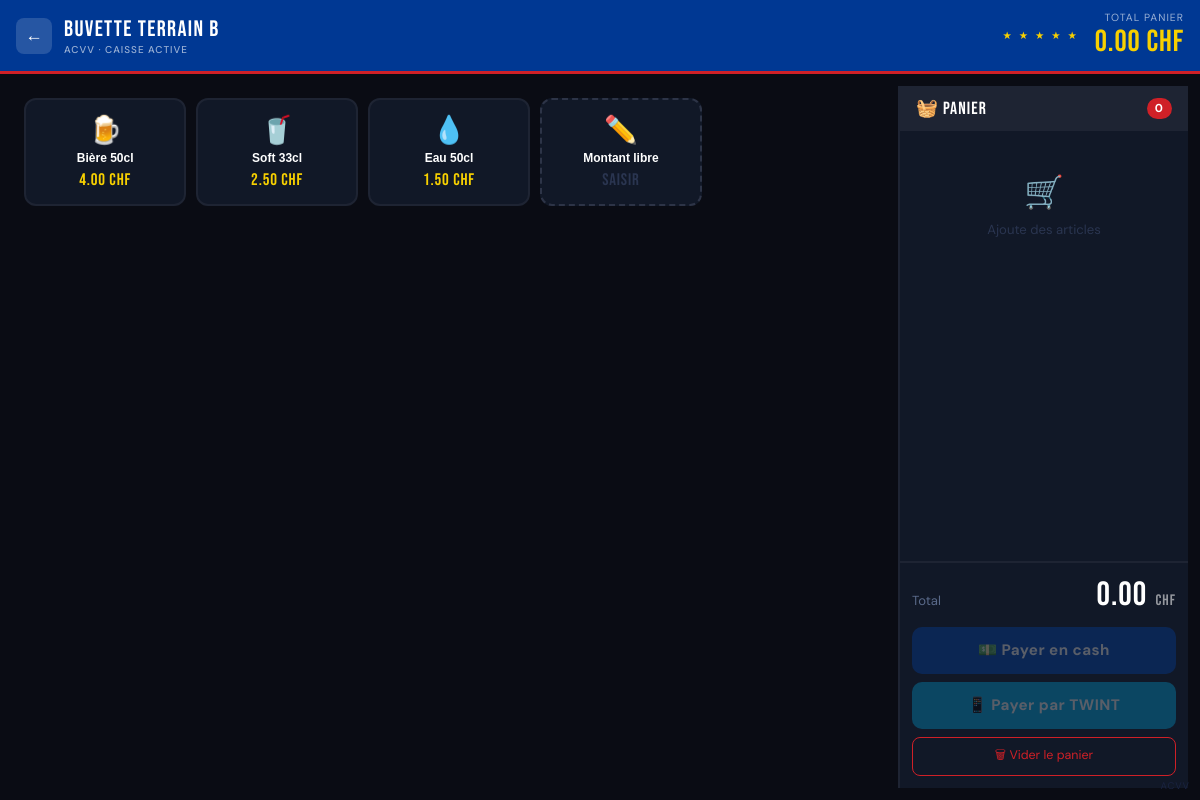
Page /caisse/3 on the committed database.
### tables this page shows
CREATE TABLE stands (
            id INTEGER PRIMARY KEY AUTOINCREMENT,
            nom TEXT NOT NULL,
            description TEXT,
            actif INTEGER DEFAULT 1
        );

CREATE TABLE articles (
            id INTEGER PRIMARY KEY AUTOINCREMENT,
            stand_id INTEGER NOT NULL,
            nom TEXT NOT NULL,
            prix REAL NOT NULL,
            emoji TEXT DEFAULT '🍺',
            actif INTEGER DEFAULT 1,
            FOREIGN KEY (stand_id) REFERENCES stands(id)
        );

### app.py (the view)
@app.route("/caisse/<int:stand_id>")
def caisse(stand_id):
    db = get_db()
    cur = db.cursor()
    exec_query(cur,
        "SELECT * FROM stands WHERE id = %s",
        "SELECT * FROM stands WHERE id = ?",
        (stand_id,)
    )
    stand = cur.fetchone()
    exec_query(cur,
        "SELECT * FROM articles WHERE stand_id = %s AND actif = 1",
        "SELECT * FROM articles WHERE stand_id = ? AND actif = 1",
        (stand_id,)
    )
    articles = cur.fetchall()
    db.close()
    if not stand:
        return "Stand introuvable", 404
    return render_template("caisse.html", stand=stand, articles=articles)

### app.py (called while the page is built)
def exec_query(cur, pg, sqlite, params=()):
    if IS_POSTGRES:
        cur.execute(pg, params)
    else:
        cur.execute(sqlite, params)

### database.py (called while the page is built)
    def get_db():
        conn = sqlite3.connect(DB_PATH)
        conn.row_factory = sqlite3.Row
        return conn

### templates/caisse.html (shortened to what this page needs)
<!DOCTYPE html>
<html lang="fr">
<head>
</head>
<body>
<div class="header">
  <div class="header-left">
    <button class="btn-back" onclick="window.location='/'">←</button>
    <div class="stand-title">
      {{ stand.nom }}
      <small>ACVV · Caisse active</small>
    </div>
  </div>
  <div class="header-right">
    <div class="stars-sm">★ ★ ★ ★ ★</div>
    <div class="header-total">
      <div class="label">Total panier</div>
      <div class="montant" id="header-total">0.00 CHF</div>
    </div>
  </div>
</div>
<div class="main">
  <div class="articles-panel">
    {% for article in articles %}
    <button class="article-btn" onclick="ajouterArticle({{ article.id }}, '{{ article.nom }}', {{ article.prix }}, '{{ article.emoji }}')">
      <span class="article-emoji">{{ article.emoji }}</span>
      <span class="article-nom">{{ article.nom }}</span>
      <span class="article-prix">{{ "%.2f"|format(article.prix) }} CHF</span>
    </button>
    {% endfor %}
    <button class="article-btn" onclick="ouvrirMontantLibre()" style="border-style:dashed; border-color:var(--gris3)">
      <span class="article-emoji">✏️</span>
      <span class="article-nom">Montant libre</span>
      <span class="article-prix" style="color:#2a3550">Saisir</span>
    </button>
  </div>
  <div class="panier-panel">
    <div class="panier-header">
      <span>🧺 Panier</span>
      <span class="panier-count" id="panier-count">0</span>
    </div>
    <div class="panier-items" id="panier-items">
      <div class="panier-vide"><span class="icon">🛒</span>Ajoute des articles</div>
    </div>
    <div class="panier-footer">
      <div class="total-ligne">
        <span class="total-label">Total</span>
        <div class="total-montant" id="total-montant">0.00 <span>CHF</span></div>
      </div>
      <div class="paiement-btns">
        <button class="btn-pay btn-cash" id="btn-cash" onclick="ouvrirModalPaiement('cash')" disabled>💵 Payer en cash</button>
        <button class="btn-pay btn-twint" id="btn-twint" onclick="ouvrirModalPaiement('twint')" disabled>📱 Payer par TWINT</button>
        <button class="btn-vider" onclick="viderPanier()">🗑 Vider le panier</button>
      </div>
    </div>
    <div class="acvv-watermark">ACVV</div>
  </div>
</div>
</body>
</html>

### rows in the picture
stands: nom "Buvette Terrain B"
articles: emoji "🍺", nom "Bière 50cl", prix "4.00"
articles: emoji "🥤", nom "Soft 33cl", prix "2.50"
articles: emoji "💧", nom "Eau 50cl", prix "1.50"
